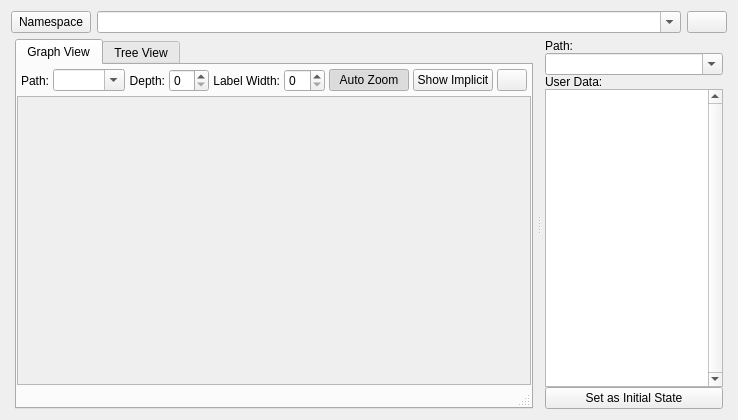
<?xml version="1.0" encoding="UTF-8"?>
<ui version="4.0">
 <class>conman</class>
 <widget class="QWidget" name="conman">
  <property name="geometry">
   <rect>
    <x>0</x>
    <y>0</y>
    <width>738</width>
    <height>420</height>
   </rect>
  </property>
  <property name="windowTitle">
   <string>Smach</string>
  </property>
  <layout class="QVBoxLayout" name="verticalLayout">
   <item>
    <layout class="QHBoxLayout" name="horizontalLayout_2">
     <item>
      <widget class="QPushButton" name="restrict_ns">
       <property name="text">
        <string>Namespace</string>
       </property>
       <property name="checkable">
        <bool>true</bool>
       </property>
       <property name="flat">
        <bool>false</bool>
       </property>
       <property name="hidden">
        <bool>true</bool>
       </property>
      </widget>
     </item>
     <item>
      <widget class="ExtendedComboBox" name="namespace_input">
       <property name="sizePolicy">
        <sizepolicy hsizetype="Expanding" vsizetype="Fixed">
         <horstretch>1</horstretch>
         <verstretch>0</verstretch>
        </sizepolicy>
       </property>
       <property name="minimumSize">
        <size>
         <width>100</width>
         <height>0</height>
        </size>
       </property>
       <property name="toolTip">
        <string>Smach namespace graph to display.</string>
       </property>
       <property name="editable">
        <bool>true</bool>
       </property>
       <property name="sizeAdjustPolicy">
        <enum>QComboBox::AdjustToMinimumContentsLength</enum>
       </property>
       <property name="hidden">
        <bool>true</bool>
       </property>
      </widget>
     </item>
     <item>
      <widget class="QPushButton" name="ns_refresh_button">
       <property name="toolTip">
        <string>Refresh available namespaces.</string>
       </property>
       <property name="text">
        <string/>
       </property>
       <property name="iconSize">
        <size>
         <width>18</width>
         <height>18</height>
        </size>
       </property>
       <property name="shortcut">
        <string>Ctrl+S</string>
       </property>
       <property name="hidden">
        <bool>true</bool>
       </property>
      </widget>
     </item>
    </layout>
   </item>
   <item>
    <widget class="QSplitter" name="splitter">
     <property name="sizePolicy">
      <sizepolicy hsizetype="Expanding" vsizetype="MinimumExpanding">
       <horstretch>0</horstretch>
       <verstretch>0</verstretch>
      </sizepolicy>
     </property>
     <property name="frameShape">
      <enum>QFrame::NoFrame</enum>
     </property>
     <property name="orientation">
      <enum>Qt::Horizontal</enum>
     </property>
     <widget class="QWidget" name="verticalLayoutWidget_2">
      <layout class="QVBoxLayout" name="verticalLayout_6">
       <property name="spacing">
        <number>0</number>
       </property>
       <property name="leftMargin">
        <number>4</number>
       </property>
       <property name="rightMargin">
        <number>4</number>
       </property>
       <item>
        <widget class="QTabWidget" name="tabWidget">
         <property name="tabShape">
          <enum>QTabWidget::Rounded</enum>
         </property>
         <property name="currentIndex">
          <number>0</number>
         </property>
         <property name="usesScrollButtons">
          <bool>true</bool>
         </property>
         <widget class="QWidget" name="blocks_tab">
          <attribute name="title">
           <string>Graph View</string>
          </attribute>
          <layout class="QVBoxLayout" name="verticalLayout_3">
           <property name="leftMargin">
            <number>0</number>
           </property>
           <property name="topMargin">
            <number>0</number>
           </property>
           <property name="rightMargin">
            <number>0</number>
           </property>
           <property name="bottomMargin">
            <number>0</number>
           </property>
           <item>
            <widget class="QFrame" name="frame">
             <property name="sizePolicy">
              <sizepolicy hsizetype="Expanding" vsizetype="Expanding">
               <horstretch>0</horstretch>
               <verstretch>0</verstretch>
              </sizepolicy>
             </property>
             <property name="frameShape">
              <enum>QFrame::NoFrame</enum>
             </property>
             <layout class="QVBoxLayout" name="verticalLayout_2">
              <property name="spacing">
               <number>0</number>
              </property>
              <property name="leftMargin">
               <number>0</number>
              </property>
              <property name="topMargin">
               <number>0</number>
              </property>
              <property name="rightMargin">
               <number>0</number>
              </property>
              <property name="bottomMargin">
               <number>0</number>
              </property>
              <item>
               <layout class="QHBoxLayout" name="horizontalLayout_3">
                <property name="spacing">
                 <number>4</number>
                </property>
                <property name="leftMargin">
                 <number>4</number>
                </property>
                <property name="topMargin">
                 <number>4</number>
                </property>
                <property name="rightMargin">
                 <number>4</number>
                </property>
                <property name="bottomMargin">
                 <number>4</number>
                </property>
                <item>
                 <widget class="QLabel" name="label_4">
                  <property name="sizePolicy">
                   <sizepolicy hsizetype="Minimum" vsizetype="Preferred">
                    <horstretch>0</horstretch>
                    <verstretch>0</verstretch>
                   </sizepolicy>
                  </property>
                  <property name="text">
                   <string>Path:</string>
                  </property>
                  <property name="alignment">
                   <set>Qt::AlignRight|Qt::AlignTrailing|Qt::AlignVCenter</set>
                  </property>
                 </widget>
                </item>
                <item>
                 <widget class="ExtendedComboBox" name="path_input">
                  <property name="sizePolicy">
                   <sizepolicy hsizetype="MinimumExpanding" vsizetype="Fixed">
                    <horstretch>0</horstretch>
                    <verstretch>0</verstretch>
                   </sizepolicy>
                  </property>
                  <property name="editable">
                   <bool>true</bool>
                  </property>
                  <property name="frame">
                   <bool>true</bool>
                  </property>
                 </widget>
                </item>
                <item>
                 <widget class="QLabel" name="label_2">
                  <property name="text">
                   <string>Depth:</string>
                  </property>
                  <property name="alignment">
                   <set>Qt::AlignRight|Qt::AlignTrailing|Qt::AlignVCenter</set>
                  </property>
                 </widget>
                </item>
                <item>
                 <widget class="QSpinBox" name="depth_input">
                  <property name="maximumSize">
                   <size>
                    <width>40</width>
                    <height>16777215</height>
                   </size>
                  </property>
                 </widget>
                </item>
                <item>
                 <widget class="QLabel" name="label_3">
                  <property name="text">
                   <string>Label Width:</string>
                  </property>
                  <property name="alignment">
                   <set>Qt::AlignRight|Qt::AlignTrailing|Qt::AlignVCenter</set>
                  </property>
                 </widget>
                </item>
                <item>
                 <widget class="QSpinBox" name="label_width_input">
                  <property name="maximumSize">
                   <size>
                    <width>60</width>
                    <height>16777215</height>
                   </size>
                  </property>
                 </widget>
                </item>
                <item>
                 <widget class="QPushButton" name="zoom_checkbox">
                  <property name="text">
                   <string>Auto Zoom</string>
                  </property>
                  <property name="checkable">
                   <bool>true</bool>
                  </property>
                  <property name="flat">
                   <bool>false</bool>
                  </property>
                  <property name="checked">
                   <bool>true</bool>
                  </property>
                 </widget>
                </item>
                <item>
                 <widget class="QPushButton" name="show_implicit_button">
                  <property name="text">
                   <string>Show Implicit</string>
                  </property>
                  <property name="checkable">
                   <bool>true</bool>
                  </property>
                  <property name="flat">
                   <bool>false</bool>
                  </property>
                 </widget>
                </item>
                <item>
                 <widget class="QPushButton" name="help_button">
                  <property name="sizePolicy">
                   <sizepolicy hsizetype="Minimum" vsizetype="Fixed">
                    <horstretch>0</horstretch>
                    <verstretch>0</verstretch>
                   </sizepolicy>
                  </property>
                  <property name="maximumSize">
                   <size>
                    <width>30</width>
                    <height>16777215</height>
                   </size>
                  </property>
                  <property name="toolTip">
                   <string>Help</string>
                  </property>
                 </widget>
                </item>
               </layout>
              </item>
              <item>
               <widget class="QFrame" name="frame_2">
                <property name="frameShape">
                 <enum>QFrame::StyledPanel</enum>
                </property>
                <property name="frameStyle">
                 <enum>QFrame::NoFrame</enum>
                </property>
                <layout class="QVBoxLayout" name="verticalLayout_5">
                 <property name="leftMargin">
                  <number>0</number>
                 </property>
                 <property name="topMargin">
                  <number>0</number>
                 </property>
                 <property name="rightMargin">
                  <number>0</number>
                 </property>
                 <property name="bottomMargin">
                  <number>0</number>
                 </property>
                 <item>
                  <widget class="DotWidget" name="xdot_widget" native="true">
                   <property name="sizePolicy">
                    <sizepolicy hsizetype="Expanding" vsizetype="Expanding">
                     <horstretch>0</horstretch>
                     <verstretch>0</verstretch>
                    </sizepolicy>
                   </property>
                   <property name="minimumSize">
                    <size>
                     <width>100</width>
                     <height>100</height>
                    </size>
                   </property>
                   <property name="cursor">
                    <cursorShape>PointingHandCursor</cursorShape>
                   </property>
                   <property name="mouseTracking">
                    <bool>true</bool>
                   </property>
                   <property name="focusPolicy">
                    <enum>Qt::NoFocus</enum>
                   </property>
                   <property name="contextMenuPolicy">
                    <enum>Qt::ActionsContextMenu</enum>
                   </property>
                   <property name="autoFillBackground">
                    <bool>true</bool>
                   </property>
                   <property name="styleSheet">
                    <string notr="true"/>
                   </property>
                  </widget>
                 </item>
                </layout>
               </widget>
              </item>
              <item>
               <widget class="QStatusBar" name="status_bar">
                <property name="minimumSize">
                 <size>
                  <width>100</width>
                  <height>0</height>
                 </size>
                </property>
               </widget>
              </item>
             </layout>
            </widget>
           </item>
          </layout>
         </widget>
         <widget class="QWidget" name="preferences_tab">
          <attribute name="title">
           <string>Tree View</string>
          </attribute>
          <property name="autoFillBackground">
            <bool>true</bool>
          </property>
          <widget class="QTreeWidget" name="tree">
           <property name="sizePolicy">
            <sizepolicy hsizetype="Expanding" vsizetype="Expanding">
             <horstretch>0</horstretch>
             <verstretch>0</verstretch>
            </sizepolicy>
           </property>
           <property name="minimumSize">
            <size>
            <width>2000</width>
            <height>2000</height>
           </size>
          </property>
           <property name="maximumSize">
            <size>
             <width>2000</width>
             <height>2000</height>
            </size>
           </property>
           <property name="autoFillBackground">
            <bool>true</bool>
           </property>
           <property name="frameStyle">
            <enum>QFrame::NoFrame</enum>
           </property>
          </widget>
         </widget>
        </widget>
       </item>
      </layout>
     </widget>
     <widget class="QWidget" name="verticalLayoutWidget">
      <layout class="QVBoxLayout" name="verticalLayout_4">
       <property name="spacing">
        <number>0</number>
       </property>
       <property name="leftMargin">
        <number>4</number>
       </property>
       <property name="rightMargin">
        <number>4</number>
       </property>
       <item>
        <widget class="QLabel" name="label_6">
         <property name="text">
          <string>Path:</string>
         </property>
        </widget>
       </item>
       <item>
        <widget class="ExtendedComboBox" name="ud_path_input">
         <property name="editable">
          <bool>true</bool>
         </property>
        </widget>
       </item>
       <item>
        <widget class="QLabel" name="label_5">
         <property name="text">
          <string>User Data:</string>
         </property>
        </widget>
       </item>
       <item>
        <widget class="QTextEdit" name="ud_text_browser">
         <property name="verticalScrollBarPolicy">
          <enum>Qt::ScrollBarAlwaysOn</enum>
         </property>
        </widget>
       </item>
       <item>
        <widget class="QPushButton" name="ud_set_initial">
         <property name="text">
          <string>Set as Initial State</string>
         </property>
        </widget>
       </item>
      </layout>
     </widget>
    </widget>
   </item>
  </layout>
 </widget>
 <customwidgets>
  <customwidget>
   <class>DotWidget</class>
   <extends>QWidget</extends>
   <header>xdot.xdot_qt</header>
  </customwidget>
  <customwidget>
   <class>ExtendedComboBox</class>
   <extends>QComboBox</extends>
   <header>rqt_py_common.extended_combo_box</header>
  </customwidget>
 </customwidgets>
 <resources/>
 <connections/>
</ui>
